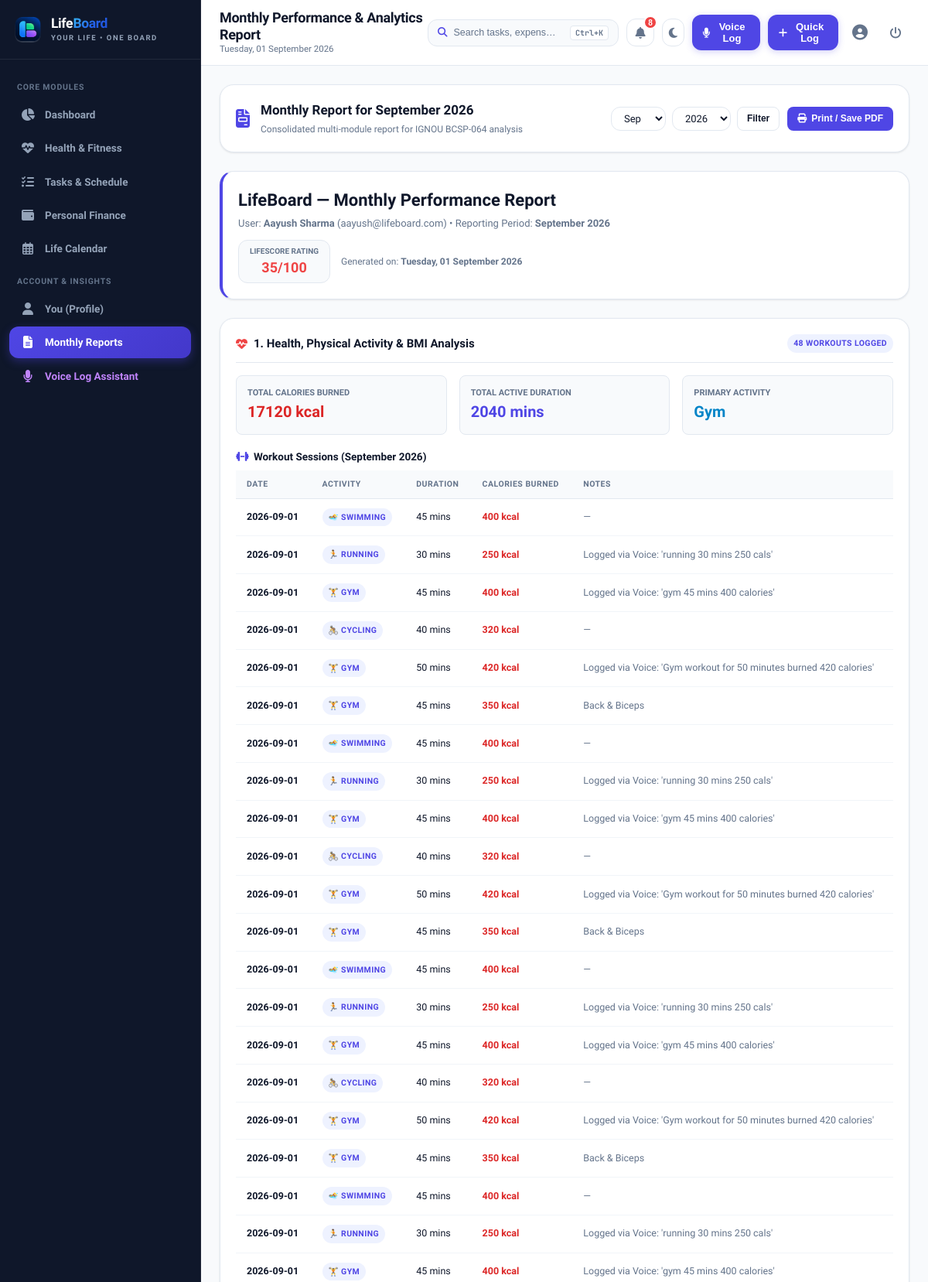
Screenshot of /reports (signed in, upper part) with the database file from the repository.
### tables this page shows
CREATE TABLE users (
        user_id INTEGER PRIMARY KEY AUTOINCREMENT,
        name VARCHAR(100) NOT NULL,
        email VARCHAR(150) NOT NULL UNIQUE,
        password_hash VARCHAR(256) NOT NULL,
        role VARCHAR(10) DEFAULT 'user',
        phone VARCHAR(20),
        age INTEGER,
        bio TEXT,
        created_at DATETIME DEFAULT CURRENT_TIMESTAMP
    );

CREATE TABLE workout_log (
        workout_id INTEGER PRIMARY KEY AUTOINCREMENT,
        user_id INTEGER NOT NULL,
        activity_type VARCHAR(50) NOT NULL,
        duration_mins INTEGER NOT NULL CHECK (duration_mins > 0),
        calories INTEGER NOT NULL CHECK (calories > 0),
        notes TEXT,
        log_date DATE NOT NULL,
        created_at DATETIME DEFAULT CURRENT_TIMESTAMP,
        FOREIGN KEY (user_id) REFERENCES users(user_id) ON DELETE CASCADE
    );

### app.py (the view)
@app.route('/reports')
@login_required
def reports():
    user_id = session['user_id']
    today = date.today()
    try:
        month = int(request.args.get('month', today.month))
        year = int(request.args.get('year', today.year))
    except ValueError:
        month = today.month
        year = today.year
    report_data = models.generate_monthly_report_data(user_id, month, year)
    return render_template('reports/index.html',
                           report=report_data,
                           selected_month=month,
                           selected_year=year)

### app.py (called while the page is built)
def login_required(f):
    @wraps(f)
    def decorated_function(*args, **kwargs):
        if 'user_id' not in session:
            flash('Please log in to access this page.', 'warning')
            return redirect(url_for('login', next=request.path))
        return f(*args, **kwargs)
    return decorated_function

@app.after_request
def add_security_headers(response):
    response.headers['Cache-Control'] = 'no-cache, no-store, must-revalidate, max-age=0'
    response.headers['Pragma'] = 'no-cache'
    response.headers['Expires'] = '0'
    return response

@app.context_processor
def inject_global_variables():
    current_user = None
    notifications = []
    if 'user_id' in session:
        current_user = models.get_user_by_id(session['user_id'])
        notifications = models.get_user_notifications(session['user_id'])
    return {
        'current_user': current_user,
        'notifications': notifications,
        'unread_notifications_count': len(notifications),
        'today_date': date.today().strftime('%A, %d %B %Y'),
        'current_year': date.today().year,
        'current_month': date.today().month,
        'now': datetime.now()
    }

### database.py (called while the page is built)
def get_db():
    conn = sqlite3.connect(DB_PATH)
    conn.row_factory = sqlite3.Row
    conn.execute("PRAGMA foreign_keys = ON;")
    return conn

### models.py (called while the page is built)
def get_user_by_id(user_id: int):
    conn = get_db()
    cursor = conn.cursor()
    cursor.execute("SELECT * FROM users WHERE user_id = ?", (user_id,))
    user = cursor.fetchone()
    conn.close()
    return user

def get_user_workouts(user_id: int, limit: int = None):
    conn = get_db()
    cursor = conn.cursor()
    if limit:
        cursor.execute("""
        SELECT * FROM workout_log
        WHERE user_id = ?
        ORDER BY log_date DESC, created_at DESC
        LIMIT ?
        """, (user_id, limit))
    else:
        cursor.execute("""
        SELECT * FROM workout_log
        WHERE user_id = ?
        ORDER BY log_date DESC, created_at DESC
        """, (user_id,))
    workouts = cursor.fetchall()
    conn.close()
    return workouts

### templates/reports/index.html (shortened to what this page needs)
{% extends "base.html" %}
{% block page_title %}Monthly Performance & Analytics Report{% endblock %}
{% block content %}
<div class="card no-print" style="margin-bottom: 24px;">
  <div style="display: flex; justify-content: space-between; align-items: center; flex-wrap: wrap; gap: 16px;">
    <div style="display: flex; align-items: center; gap: 14px;">
      <i class="fa-solid fa-file-invoice" style="font-size: 24px; color: var(--primary);"></i>
      <div>
        <h3 style="font-size: 17px; margin-bottom: 2px;">Monthly Report for {{ report.month_name }}</h3>
        <p style="font-size: 12px; color: var(--text-muted);">Consolidated multi-module report for IGNOU BCSP-064 analysis</p>
      </div>
    </div>
    <div style="display: flex; gap: 10px; align-items: center;">
      <form action="{{ url_for('reports') }}" method="GET" style="display: flex; gap: 8px; margin: 0;">
        <select name="month" class="form-control" style="width: auto; padding: 6px 12px; font-size: 13px;">
          {% for m in range(1, 13) %}
          <option value="{{ m }}" {% if m == selected_month %}selected{% endif %}>
            {{ ['Jan','Feb','Mar','Apr','May','Jun','Jul','Aug','Sep','Oct','Nov','Dec'][m-1] }}
          </option>
          {% endfor %}
        </select>
        <select name="year" class="form-control" style="width: auto; padding: 6px 12px; font-size: 13px;">
          {% for y in range(current_year - 1, current_year + 2) %}
          <option value="{{ y }}" {% if y == selected_year %}selected{% endif %}>{{ y }}</option>
          {% endfor %}
        </select>
        <button type="submit" class="btn btn-secondary btn-sm">Filter</button>
      </form>
      <button class="btn btn-primary btn-sm btn-print" onclick="window.print()">
        <i class="fa-solid fa-print"></i> Print / Save PDF
      </button>
    </div>
  </div>
</div>
<div class="printable-report" style="display: flex; flex-direction: column; gap: 24px;">
  <div class="card" style="border-left: 4px solid var(--primary);">
    <div style="display: flex; justify-content: space-between; align-items: center; flex-wrap: wrap; gap: 12px;">
      <div>
        <h2 style="font-size: 22px; margin-bottom: 4px; color: var(--text-main);">LifeBoard — Monthly Performance Report</h2>
        <div style="font-size: 13px; color: var(--text-muted);">
          User: <strong>{{ session.get('name') }}</strong> ({{ session.get('email') }}) • Reporting Period: <strong>{{ report.month_name }}</strong>
        </div>
      </div>
      <div style="display: flex; align-items: center; gap: 14px;">
        {% if report.lifescore %}
        <div style="background: var(--bg-app); border: 1px solid var(--border-color); border-radius: var(--radius-md); padding: 6px 14px; text-align: center;">
          <div style="font-size: 10px; font-weight: 700; color: var(--text-muted); text-transform: uppercase;">LifeScore Rating</div>
          <div style="font-size: 18px; font-weight: 800; color: {{ report.lifescore.color }};">{{ report.lifescore.score }}/100</div>
        </div>
        {% endif %}
        <div style="text-align: right; font-size: 12px; color: var(--text-muted);">
          Generated on: <strong>{{ today_date }}</strong>
        </div>
      </div>
    </div>
  </div>
  <div class="card">
    <div class="card-header" style="border-bottom: 1px solid var(--border-color); padding-bottom: 12px;">
      <h3 class="card-title">
        <i class="fa-solid fa-heart-pulse" style="color: #ef4444;"></i>
        <span>1. Health, Physical Activity & BMI Analysis</span>
      </h3>
      <span class="badge badge-primary">{{ report.health.workouts_count }} Workouts Logged</span>
    </div>
    <div class="grid-3" style="margin-top: 14px; margin-bottom: 18px;">
      <div style="background: var(--bg-app); padding: 14px; border-radius: var(--radius-sm); border: 1px solid var(--border-color);">
        <div style="font-size: 11px; font-weight: 700; color: var(--text-muted); text-transform: uppercase;">Total Calories Burned</div>
        <div style="font-size: 20px; font-weight: 800; color: #dc2626;">{{ report.health.total_calories }} kcal</div>
      </div>
      <div style="background: var(--bg-app); padding: 14px; border-radius: var(--radius-sm); border: 1px solid var(--border-color);">
        <div style="font-size: 11px; font-weight: 700; color: var(--text-muted); text-transform: uppercase;">Total Active Duration</div>
        <div style="font-size: 20px; font-weight: 800; color: var(--primary);">{{ report.health.total_duration_mins }} mins</div>
      </div>
      <div style="background: var(--bg-app); padding: 14px; border-radius: var(--radius-sm); border: 1px solid var(--border-color);">
        <div style="font-size: 11px; font-weight: 700; color: var(--text-muted); text-transform: uppercase;">Primary Activity</div>
        <div style="font-size: 20px; font-weight: 800; color: #0284c7;">{{ report.health.top_activity }}</div>
      </div>
    </div>
    <h4 style="font-size: 13.5px; margin-bottom: 8px; color: var(--text-main); font-weight: 700;">
      <i class="fa-solid fa-dumbbell" style="color: var(--primary); margin-right: 6px;"></i>Workout Sessions ({{ report.month_name }})
    </h4>
    {% if report.health.workouts %}
    <div class="table-responsive" style="margin-bottom: 18px;">
      <table class="table-custom" style="font-size: 12.5px;">
        <thead>
          <tr>
            <th>Date</th>
            <th>Activity</th>
            <th>Duration</th>
            <th>Calories Burned</th>
            <th>Notes</th>
          </tr>
        </thead>
        <tbody>
          {% for w in report.health.workouts %}
          <tr>
            <td style="font-weight: 600; white-space: nowrap;">{{ w.log_date }}</td>
            <td>
              <span class="badge badge-primary">
                {% if w.activity_type == 'Gym' %}🏋️ Gym
                {% elif w.activity_type == 'Running' %}🏃 Running
                {% elif w.activity_type == 'Cycling' %}🚴 Cycling
                {% elif w.activity_type == 'Swimming' %}🏊 Swimming
                {% elif w.activity_type == 'Yoga' %}🧘 Yoga
                {% else %}⚡ {{ w.activity_type }}
                {% endif %}
              </span>
            </td>
            <td>{{ w.duration_mins }} mins</td>
            <td style="font-weight: 700; color: #dc2626;">{{ w.calories }} kcal</td>
            <td style="color: var(--text-muted);">{{ w.notes or '—' }}</td>
          </tr>
          {% endfor %}
        </tbody>
      </table>
    </div>
    {% else %}
    <p style="font-size: 12.5px; color: var(--text-muted); margin-bottom: 16px;">No workout sessions logged in this period.</p>
    {% endif %}
  </div>
</div>
{% endblock %}

### static/css/style.css (style rules this page uses)
:root { --primary: #4f46e5; --primary-hover: #4338ca; --primary-light: #eef2ff; --primary-border: #c7d2fe; --secondary: #0284c7; --secondary-light: #e0f2fe; --success: #10b981; --success-light: #ecfdf5; --success-border: #a7f3d0; --warning: #f59e0b; --warning-light: #fffbeb; --warning-border: #fde68a; --danger: #ef4444; --danger-light: #fef2f2; --danger-border: #fecaca; --bg-app: #f8fafc; --bg-card: #ffffff; --bg-sidebar: #0f172a; --bg-sidebar-hover: #1e293b; --bg-sidebar-active: #312e81; --text-main: #0f172a; --text-muted: #64748b; --text-light: #94a3b8; --text-sidebar: #cbd5e1; --border-color: #e2e8f0; --border-light: #f1f5f9; --shadow-xs: 0 1px 2px rgba(0, 0, 0, 0.04); --shadow-sm: 0 1px 3px rgba(0, 0, 0, 0.06), 0 1px 2px rgba(0, 0, 0, 0.04); --shadow-md: 0 4px 6px -1px rgba(0, 0, 0, 0.07), 0 2px 4px -1px rgba(0, 0, 0, 0.04); --shadow-lg: 0 10px 15px -3px rgba(0, 0, 0, 0.08), 0 4px 6px -2px rgba(0, 0, 0, 0.04); --shadow-xl: 0 20px 25px -5px rgba(0, 0, 0, 0.1), 0 10px 10px -5px rgba(0, 0, 0, 0.04); --radius-sm: 8px; --radius-md: 12px; --radius-lg: 18px; --radius-full: 9999px; --transition: all 0.2s cubic-bezier(0.4, 0, 0.2, 1); }
*, *::before, *::after { box-sizing: border-box; margin: 0; padding: 0; -webkit-tap-highlight-color: transparent; }
html { font-size: 15px; scroll-behavior: smooth; height: 100%; }
body { font-family: 'Plus Jakarta Sans', -apple-system, BlinkMacSystemFont, "Segoe UI", Roboto, sans-serif; background-color: var(--bg-app); color: var(--text-main); line-height: 1.5; min-height: 100%; overflow-x: hidden; width: 100%; position: relative; text-rendering: optimizeLegibility; -webkit-font-smoothing: antialiased; }
.card { background-color: var(--bg-card); border-radius: var(--radius-lg); border: 1px solid var(--border-color); box-shadow: var(--shadow-sm); padding: 20px; transition: var(--transition); width: 100%; }
.card-header { display: flex; align-items: center; justify-content: space-between; margin-bottom: 16px; flex-wrap: wrap; gap: 10px; }
.card-title { font-size: 15px; font-weight: 800; display: flex; align-items: center; gap: 8px; color: var(--text-main); }
.card-title i { color: var(--primary); }
.grid-3 { display: grid; grid-template-columns: repeat(3, 1fr); gap: 16px; margin-bottom: 20px; width: 100%; }
.badge { display: inline-flex; align-items: center; gap: 4px; padding: 4px 8px; border-radius: var(--radius-full); font-size: 10.5px; font-weight: 700; text-transform: uppercase; letter-spacing: 0.4px; }
.badge-primary { background: var(--primary-light); color: var(--primary); }
.table-responsive { width: 100%; overflow-x: auto; -webkit-overflow-scrolling: touch; }
.table-custom { width: 100%; border-collapse: separate; border-spacing: 0; font-size: 13px; }
.table-custom th { background-color: var(--bg-app); color: var(--text-muted); font-weight: 700; text-transform: uppercase; font-size: 10.5px; letter-spacing: 0.5px; padding: 10px 14px; border-bottom: 1px solid var(--border-color); text-align: left; }
.table-custom td { padding: 12px 14px; border-bottom: 1px solid var(--border-light); color: var(--text-main); vertical-align: middle; }
.btn { display: inline-flex; align-items: center; justify-content: center; gap: 6px; padding: 8px 16px; font-size: 13px; font-weight: 600; border-radius: var(--radius-md); border: 1px solid transparent; cursor: pointer; transition: var(--transition); line-height: 1.4; }
.btn-primary { background-color: var(--primary); color: #ffffff; }
.btn-secondary { background-color: var(--bg-card); border-color: var(--border-color); color: var(--text-main); }
.btn-sm { padding: 6px 12px; font-size: 12px; border-radius: var(--radius-sm); }
.form-control { width: 100%; padding: 11px 14px; font-size: 15px; font-family: inherit; color: var(--text-main); background-color: var(--bg-card); border: 1px solid var(--border-color); border-radius: var(--radius-md); transition: var(--transition); }

### rows the page displays
users: get "Aayush Sharma", get "aayush@lifeboard.com"
workout_log: log_date "2026-09-01", activity_type "🏊 SWIMMING", duration_mins "45", calories "400", notes "—"
workout_log: log_date "2026-09-01", activity_type "🏃 RUNNING", duration_mins "30", calories "250", notes "Logged via Voice: 'running 30 mins 250 cals'"
workout_log: log_date "2026-09-01", activity_type "🏋️ GYM", duration_mins "45", calories "400", notes "Logged via Voice: 'gym 45 mins 400 calories'"
workout_log: log_date "2026-09-01", activity_type "🚴 CYCLING", duration_mins "40", calories "320", notes "—"
workout_log: log_date "2026-09-01", activity_type "🏋️ GYM", duration_mins "50", calories "420", notes "Logged via Voice: 'Gym workout for 50 minutes burned 420 calories'"
workout_log: log_date "2026-09-01", activity_type "🏋️ GYM", duration_mins "45", calories "350", notes "Back & Biceps"
workout_log: log_date "2026-09-01", activity_type "🏊 SWIMMING", duration_mins "45", calories "400", notes "—"
workout_log: log_date "2026-09-01", activity_type "🏃 RUNNING", duration_mins "30", calories "250", notes "Logged via Voice: 'running 30 mins 250 cals'"
workout_log: log_date "2026-09-01", activity_type "🏋️ GYM", duration_mins "45", calories "400", notes "Logged via Voice: 'gym 45 mins 400 calories'"
workout_log: log_date "2026-09-01", activity_type "🚴 CYCLING", duration_mins "40", calories "320", notes "—"
workout_log: log_date "2026-09-01", activity_type "🏋️ GYM", duration_mins "50", calories "420", notes "Logged via Voice: 'Gym workout for 50 minutes burned 420 calories'"
workout_log: log_date "2026-09-01", activity_type "🏋️ GYM", duration_mins "45", calories "350", notes "Back & Biceps"
workout_log: log_date "2026-09-01", activity_type "🏊 SWIMMING", duration_mins "45", calories "400", notes "—"
workout_log: log_date "2026-09-01", activity_type "🏃 RUNNING", duration_mins "30", calories "250", notes "Logged via Voice: 'running 30 mins 250 cals'"
workout_log: log_date "2026-09-01", activity_type "🏋️ GYM", duration_mins "45", calories "400", notes "Logged via Voice: 'gym 45 mins 400 calories'"
workout_log: log_date "2026-09-01", activity_type "🚴 CYCLING", duration_mins "40", calories "320", notes "—"
workout_log: log_date "2026-09-01", activity_type "🏋️ GYM", duration_mins "50", calories "420", notes "Logged via Voice: 'Gym workout for 50 minutes burned 420 calories'"
workout_log: log_date "2026-09-01", activity_type "🏋️ GYM", duration_mins "45", calories "350", notes "Back & Biceps"
workout_log: log_date "2026-09-01", activity_type "🏊 SWIMMING", duration_mins "45", calories "400", notes "—"
workout_log: log_date "2026-09-01", activity_type "🏃 RUNNING", duration_mins "30", calories "250", notes "Logged via Voice: 'running 30 mins 250 cals'"
workout_log: log_date "2026-09-01", activity_type "🏋️ GYM", duration_mins "45", calories "400", notes "Logged via Voice: 'gym 45 mins 400 calories'"

### other values shown
{{ unread_notifications_count }} "8"
{{ report.month_name }} "September 2026"
{{ report.lifescore.score }} "35"
{{ report.health.workouts_count }} "48"
{{ report.health.total_calories }} "17120"
{{ report.health.total_duration_mins }} "2040"
{{ report.health.top_activity }} "Gym"
form field month "Sep"
form field year "2026"
